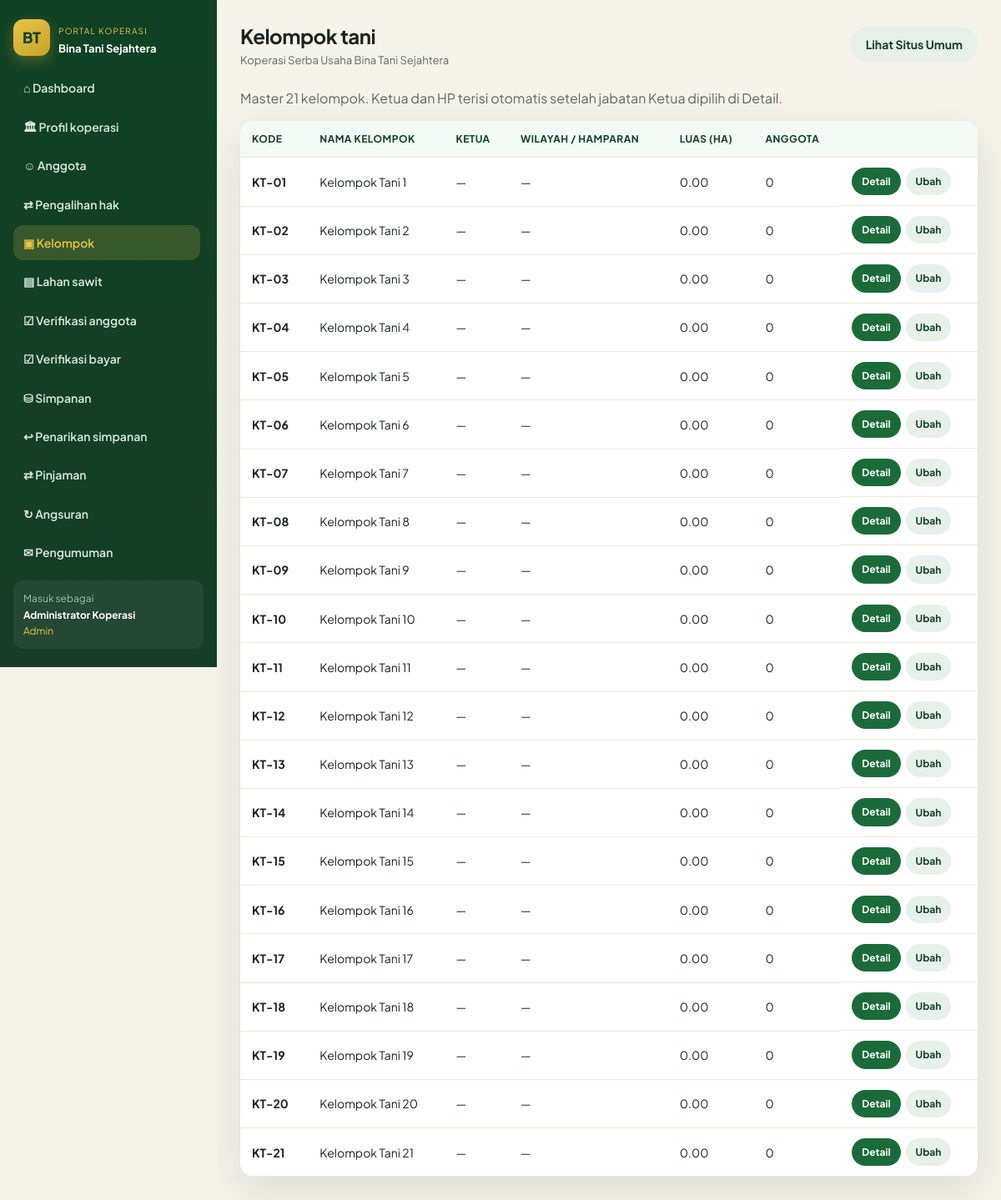
/kelompok.php (signed in), run on the app's committed database.
### tables this page shows
CREATE TABLE IF NOT EXISTS pengaturan (
  id INT PRIMARY KEY DEFAULT 1,
  nama_koperasi VARCHAR(150) DEFAULT 'Koperasi Serba Usaha Bina Tani Sejahtera',
  alamat TEXT,
  telepon VARCHAR(30),
  email VARCHAR(80),
  tahun_berdiri YEAR,
  tanggal_berdiri DATE NULL,
  ketua VARCHAR(100),
  visi TEXT,
  misi TEXT,
  bagi_hasil_persen DECIMAL(5,2) NOT NULL DEFAULT 1.00,
  simpanan_pokok DECIMAL(15,2) NOT NULL DEFAULT 500000,
  simpanan_wajib DECIMAL(15,2) NOT NULL DEFAULT 50000
);

CREATE TABLE IF NOT EXISTS kelompok (
  id INT AUTO_INCREMENT PRIMARY KEY,
  nomor INT NOT NULL UNIQUE,
  kode_kelompok VARCHAR(20) NULL,
  nama_kelompok VARCHAR(120) NULL,
  nama_ketua VARCHAR(100) NULL,
  no_hp_ketua VARCHAR(30) NULL,
  wilayah_dusun VARCHAR(120) NULL,
  blok_hamparan VARCHAR(120) NULL,
  tanggal_terbentuk DATE NULL,
  luas_tanah DECIMAL(12,2) NULL DEFAULT 0,
  lokasi VARCHAR(255) NULL,
  desa VARCHAR(80) NULL,
  kecamatan VARCHAR(80) NULL,
  fee_per_kg DECIMAL(12,2) NOT NULL DEFAULT 0
);

### kelompok.php (the view, shortened to what this page needs)
<?php
require __DIR__ . '/config.php';
$title = 'Kelompok tani';
$pdo = db();
$rows = $pdo->query('SELECT * FROM kelompok ORDER BY nomor')->fetchAll();
include __DIR__ . '/includes/app_header.php';
?>
<p style="margin-bottom:14px;color:var(--muted);">Master 21 kelompok. Ketua dan HP terisi otomatis setelah jabatan Ketua dipilih di Detail.</p>
<div class="table-wrap">
  <table>
    <thead>
      <tr>
        <?= th_urut('kode', 'Kode') ?>
        <?= th_urut('nama', 'Nama kelompok') ?>
        <?= th_urut('ketua', 'Ketua') ?>
        <?= th_urut('wilayah', 'Wilayah / hamparan') ?>
        <?= th_urut('luas', 'Luas (ha)') ?>
        <?= th_urut('anggota', 'Anggota') ?>
        <th></th>
      </tr>
    </thead>
    <tbody>
    <?php foreach ($rows as $r): ?>
      <tr>
        <td><strong><?= e($r['kode_kelompok'] ?: ('KT-'.str_pad((string)$r['nomor'], 2, '0', STR_PAD_LEFT))) ?></strong></td>
        <td><?= e($r['nama_kelompok'] ?: ('Kelompok '.$r['nomor'])) ?></td>
        <td><?= e($r['nama_ketua'] ?: '—') ?><?= !empty($r['no_hp_ketua']) ? '<br><small>'.e($r['no_hp_ketua']).'</small>' : '' ?></td>
        <td><?= e($r['wilayah_dusun'] ?: ($r['lokasi'] ?: '—')) ?><?= !empty($r['blok_hamparan']) ? ' / '.e($r['blok_hamparan']) : '' ?></td>
        <td><?= e($r['luas_tanah'] ?: '0') ?></td>
        <td><?= (int)$r['jml'] ?></td>
        <td class="actions">
          <a class="btn btn-green btn-sm" href="kelompok_detail.php?id=<?= (int)$r['id'] ?>">Detail</a>
          <button class="btn btn-ghost btn-sm" type="button" onclick='editKel(<?= json_encode($r, JSON_HEX_TAG | JSON_HEX_APOS | JSON_HEX_AMP | JSON_HEX_QUOT | JSON_UNESCAPED_UNICODE) ?>)'>Ubah</button>
        </td>
      </tr>
    <?php endforeach; ?>
    </tbody>
  </table>
</div>
<?php include __DIR__ . '/includes/app_footer.php'; ?>

### includes/app_header.php (shortened to what this page needs)
<?php
$s = setting();
$u = auth();
function nav_active($file) {
    return basename($_SERVER['PHP_SELF']) === $file ? 'active' : '';
}
?>
<!DOCTYPE html>
<html lang="id">
<head>
  <link rel="stylesheet" href="assets/style.css?v=24">
</head>
<body>
<div class="app">
  <aside class="sidebar" id="appSide">
    <div class="side-brand">
      <div class="logo">BT</div>
      <div>
        <small style="color:#e8c547;font-size:10px;letter-spacing:.12em;text-transform:uppercase;">Portal Koperasi</small>
        <strong style="display:block;font-size:13px;color:#fff;">Bina Tani Sejahtera</strong>
      </div>
    </div>
    <nav class="side-nav">
      <a class="<?= nav_active('dashboard.php') ?>" href="dashboard.php">⌂ Dashboard</a>
      <a class="<?= nav_active('profil_koperasi.php') ?>" href="profil_koperasi.php">🏛 Profil koperasi</a>
      <?php if (in_array($u['role'], ['admin','pengurus'])): ?>
        <a class="<?= nav_active('anggota.php') ?>" href="anggota.php">☺ Anggota</a>
        <a class="<?= nav_active('pengalihan.php') ?>" href="pengalihan.php">⇄ Pengalihan hak</a>
        <a class="<?= nav_active('kelompok.php') ?>" href="kelompok.php">▣ Kelompok</a>
        <a class="<?= nav_active('tbs_lahan.php') ?>" href="tbs_lahan.php">▤ Lahan sawit</a>
        <a class="<?= nav_active('verifikasi.php') ?>" href="verifikasi.php">☑ Verifikasi anggota</a>
        <a class="<?= nav_active('verifikasi_bayar.php') ?>" href="verifikasi_bayar.php">☑ Verifikasi bayar</a>
        <a class="<?= nav_active('simpanan.php') ?>" href="simpanan.php">⛁ Simpanan</a>
        <a class="<?= nav_active('penarikan.php') ?>" href="penarikan.php">↩ Penarikan simpanan</a>
        <a class="<?= nav_active('pinjaman.php') ?>" href="pinjaman.php">⇄ Pinjaman</a>
        <a class="<?= nav_active('angsuran.php') ?>" href="angsuran.php">↻ Angsuran</a>
        <a class="<?= nav_active('pengumuman.php') ?>" href="pengumuman.php">✉ Pengumuman</a>
      <?php endif; ?>
    </nav>
    <div style="margin-top:auto;padding:12px;background:rgba(255,255,255,.06);border-radius:12px;font-size:12px;">
      <div style="opacity:.7;">Masuk sebagai</div>
      <strong style="color:#fff;"><?= e($u['nama']) ?></strong>
      <div style="color:#e8c547;text-transform:capitalize;"><?= e($u['role']) ?></div>
    </div>
  </aside>
  <div class="main">
    <div class="topbar">
      <div class="topbar-left">
        <div>
          <h2 style="letter-spacing:-.02em;"><?= e($title ?? 'Dashboard') ?></h2>
          <div style="color:#5c6b60;font-size:13px;"><?= e($s['nama_koperasi']) ?></div>
        </div>
      </div>
      <a class="btn btn-ghost hide-sm" href="index.php" target="_blank">Lihat Situs Umum</a>
    </div>

### assets/style.css (style rules this page uses)
:root { --green: #1b6b3a; --green-d: #0f4224; --green-l: #2d9a56; --leaf: #7cb342; --gold: #c9a227; --gold-l: #e8c547; --cream: #f6f3ea; --sand: #efe8d8; --ink: #1a241c; --muted: #5c6b60; --white: #fff; --card: #fff; --shadow: 0 18px 50px rgba(15, 66, 36, .12); --radius: 18px; --nav-h: 76px; }
* { box-sizing: border-box; margin: 0; padding: 0; }
html { scroll-behavior: smooth; }
body { font-family: "Plus Jakarta Sans", system-ui, sans-serif; color: var(--ink); background: var(--cream); line-height: 1.6; overflow-x: hidden; }
a { color: inherit; text-decoration: none; }
.logo { width: 44px; height: 44px; border-radius: 12px; background: linear-gradient(145deg, var(--gold-l), var(--gold)); display: grid; place-items: center; font-weight: 800; color: var(--green-d); font-size: 18px; box-shadow: 0 6px 16px rgba(201,162,39,.35); }
.btn { display: inline-flex; align-items: center; justify-content: center; gap: 8px; padding: 10px 18px; border-radius: 999px; border: 0; cursor: pointer; font-weight: 700; font-size: 14px; font-family: inherit; }
.btn-green { background: var(--green); color: #fff; }
.btn-ghost { background: #e8f0ea; color: var(--green-d); }
.btn-sm { padding: 7px 12px; font-size: 12px; }
.table-wrap { overflow-x: auto; overflow-y: hidden; background: #fff; border-radius: 16px; box-shadow: var(--shadow); width: 100%; max-width: 100%; -webkit-overflow-scrolling: touch; }
table { width: 100%; border-collapse: collapse; font-size: 14px; }
th, td { padding: 12px 14px; text-align: left; border-bottom: 1px solid #efe8d8; }
th { background: #f4faf5; color: var(--green-d); font-size: 12px; letter-spacing: .04em; text-transform: uppercase; }
.app { display: grid; grid-template-columns: 260px 1fr; min-height: 100vh; }
.sidebar { background: linear-gradient(180deg, #0f4224, #163d27); color: #dceee1; padding: 22px 16px; position: sticky; top: 0; height: 100vh; max-height: 100vh; overflow: hidden; display: flex; flex-direction: column; }
.side-brand { display: flex; gap: 10px; align-items: center; margin-bottom: 16px; color: #fff; flex: 0 0 auto; }
.side-nav { flex: 1 1 auto; min-height: 0; overflow-y: auto; overflow-x: hidden; padding-right: 4px; margin-bottom: 10px; }
.side-nav { scrollbar-color: rgba(232,197,71,.45) transparent; }
.side-nav a { display: flex; gap: 10px; align-items: center; padding: 10px 12px; border-radius: 12px; color: #d7eadc; font-size: 14px; font-weight: 600; margin-bottom: 4px; }
.side-nav a:hover, .side-nav a.active { background: rgba(232,197,71,.18); color: var(--gold-l); }
.sidebar > div:last-child { flex: 0 0 auto; }
.main { padding: 24px 28px 48px; min-width: 0; overflow-x: hidden; }
.topbar { display: flex; justify-content: space-between; align-items: center; margin-bottom: 22px; }
.actions { display: flex; gap: 6px; flex-wrap: wrap; }
.topbar-left { display: flex; align-items: center; gap: 10px; min-width: 0; }
@media (min-width: 961px) { .sidebar { transform: none !important; position: sticky; } }

### data on the page
pengaturan: nama_koperasi "Koperasi Serba Usaha Bina Tani Sejahtera"
kelompok: kode_kelompok "KT-01", nama_kelompok "Kelompok Tani 1", nama_ketua "—", wilayah_dusun+lokasi "—", luas_tanah "0.00", jml "0"
kelompok: kode_kelompok "KT-02", nama_kelompok "Kelompok Tani 2", nama_ketua "—", wilayah_dusun+lokasi "—", luas_tanah "0.00", jml "0"
kelompok: kode_kelompok "KT-03", nama_kelompok "Kelompok Tani 3", nama_ketua "—", wilayah_dusun+lokasi "—", luas_tanah "0.00", jml "0"
kelompok: kode_kelompok "KT-04", nama_kelompok "Kelompok Tani 4", nama_ketua "—", wilayah_dusun+lokasi "—", luas_tanah "0.00", jml "0"
kelompok: kode_kelompok "KT-05", nama_kelompok "Kelompok Tani 5", nama_ketua "—", wilayah_dusun+lokasi "—", luas_tanah "0.00", jml "0"
kelompok: kode_kelompok "KT-06", nama_kelompok "Kelompok Tani 6", nama_ketua "—", wilayah_dusun+lokasi "—", luas_tanah "0.00", jml "0"
kelompok: kode_kelompok "KT-07", nama_kelompok "Kelompok Tani 7", nama_ketua "—", wilayah_dusun+lokasi "—", luas_tanah "0.00", jml "0"
kelompok: kode_kelompok "KT-08", nama_kelompok "Kelompok Tani 8", nama_ketua "—", wilayah_dusun+lokasi "—", luas_tanah "0.00", jml "0"
kelompok: kode_kelompok "KT-09", nama_kelompok "Kelompok Tani 9", nama_ketua "—", wilayah_dusun+lokasi "—", luas_tanah "0.00", jml "0"
kelompok: kode_kelompok "KT-10", nama_kelompok "Kelompok Tani 10", nama_ketua "—", wilayah_dusun+lokasi "—", luas_tanah "0.00", jml "0"
kelompok: kode_kelompok "KT-11", nama_kelompok "Kelompok Tani 11", nama_ketua "—", wilayah_dusun+lokasi "—", luas_tanah "0.00", jml "0"
kelompok: kode_kelompok "KT-12", nama_kelompok "Kelompok Tani 12", nama_ketua "—", wilayah_dusun+lokasi "—", luas_tanah "0.00", jml "0"
kelompok: kode_kelompok "KT-13", nama_kelompok "Kelompok Tani 13", nama_ketua "—", wilayah_dusun+lokasi "—", luas_tanah "0.00", jml "0"
kelompok: kode_kelompok "KT-14", nama_kelompok "Kelompok Tani 14", nama_ketua "—", wilayah_dusun+lokasi "—", luas_tanah "0.00", jml "0"
kelompok: kode_kelompok "KT-15", nama_kelompok "Kelompok Tani 15", nama_ketua "—", wilayah_dusun+lokasi "—", luas_tanah "0.00", jml "0"
kelompok: kode_kelompok "KT-16", nama_kelompok "Kelompok Tani 16", nama_ketua "—", wilayah_dusun+lokasi "—", luas_tanah "0.00", jml "0"
kelompok: kode_kelompok "KT-17", nama_kelompok "Kelompok Tani 17", nama_ketua "—", wilayah_dusun+lokasi "—", luas_tanah "0.00", jml "0"
kelompok: kode_kelompok "KT-18", nama_kelompok "Kelompok Tani 18", nama_ketua "—", wilayah_dusun+lokasi "—", luas_tanah "0.00", jml "0"
kelompok: kode_kelompok "KT-19", nama_kelompok "Kelompok Tani 19", nama_ketua "—", wilayah_dusun+lokasi "—", luas_tanah "0.00", jml "0"
kelompok: kode_kelompok "KT-20", nama_kelompok "Kelompok Tani 20", nama_ketua "—", wilayah_dusun+lokasi "—", luas_tanah "0.00", jml "0"
kelompok: kode_kelompok "KT-21", nama_kelompok "Kelompok Tani 21", nama_ketua "—", wilayah_dusun+lokasi "—", luas_tanah "0.00", jml "0"

### other printed values
$u['nama'] "Administrator Koperasi"
$u['role'] "Admin"
$title "Kelompok tani"
$label "KODE NAMA KELOMPOK KETUA WILAYAH / HAMPARAN LUAS (HA) ANGGOTA"
